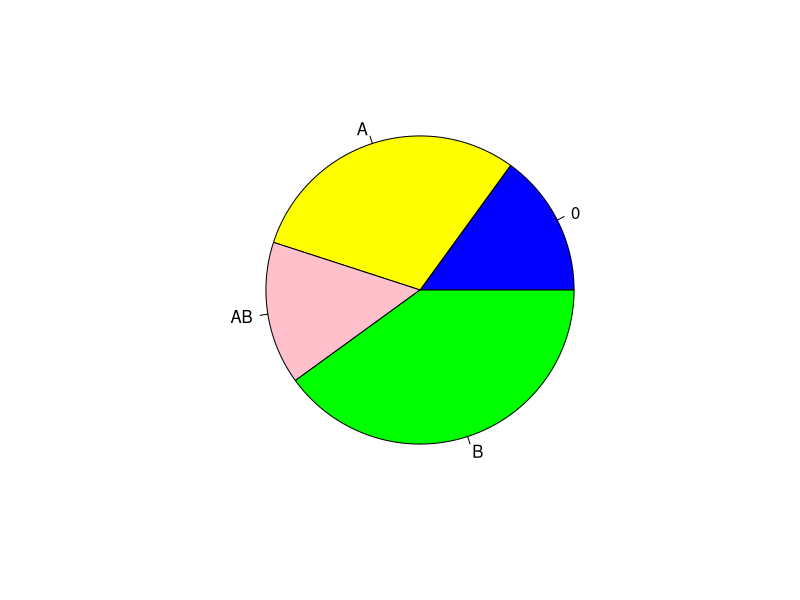
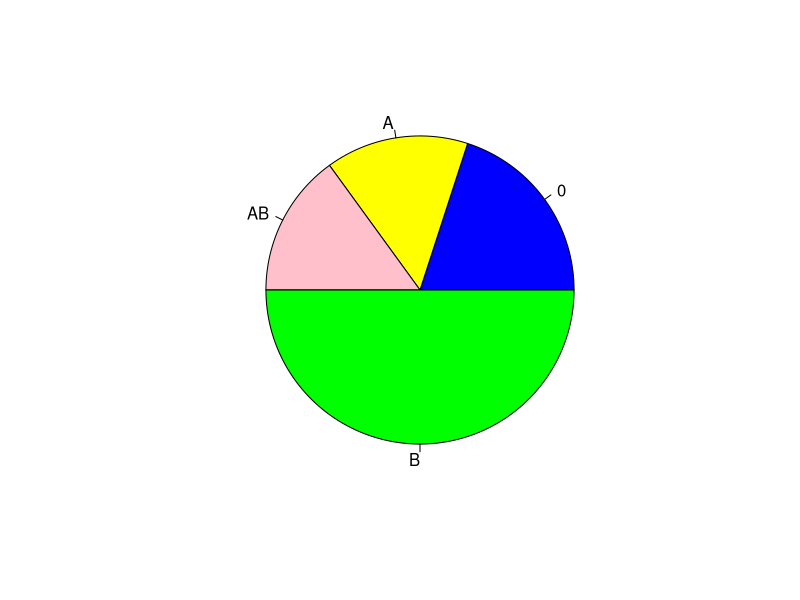
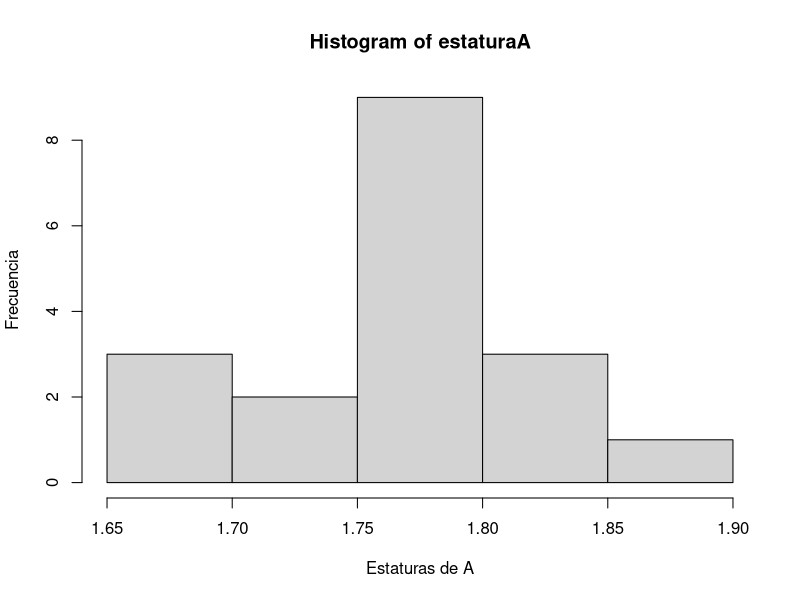
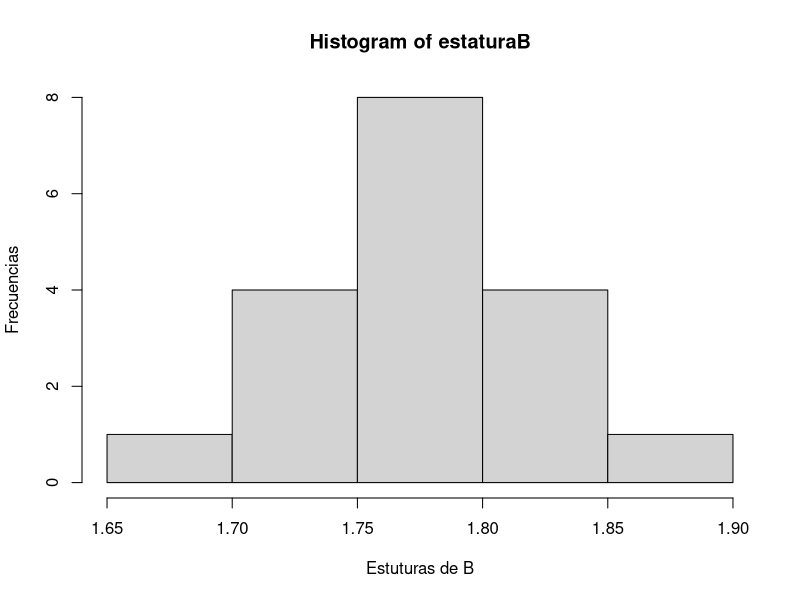
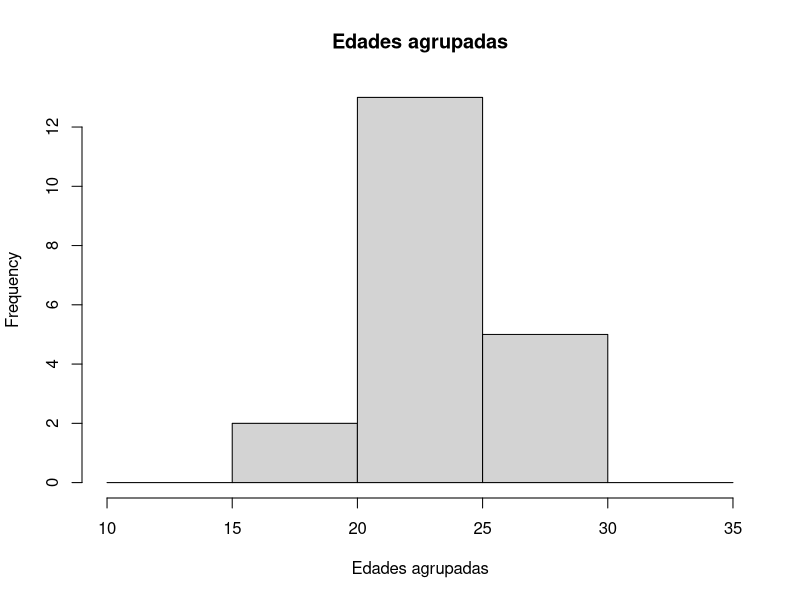

These charts were generated, in order, by the following R code: (Note: this script raises an error after producing the figures.)
setwd("D:/UAH/R/RPL_1")

grupoA = read.table("GrupoA.txt", header=TRUE)
grupoB = read.table("GrupoB.txt", header=TRUE)

sangreA = grupoA$Gr_Sang
sangreB = grupoB$Gr_Sang

pie(table(sangreA), col=c("blue", "yellow", "pink", "green"))
pie(table(sangreB), col=c("blue", "yellow", "pink", "green"))

estaturaA = grupoA$Estatura
estaturaB = grupoB$Estatura

hist(x=estaturaA, xlab="Estaturas de A", ylab="Frecuencia")
hist(x=estaturaB, xlab="Estuturas de B", ylab="Frecuencias")

estaturaA = na.omit(estaturaA)
nA = length(estaturaA)
numA = ceiling(0.4 * nA)
alturas_ordenadasA = sort(estaturaA)
alturas_pequenasA = alturas_ordenadasA[1:numA]
alturaMaxA = max(alturas_pequenasA)

estaturaB = na.omit(estaturaB)
nB = length(estaturaB)
numB = ceiling(0.3 * nB)
alturas_ordenadasB = sort(estaturaB, decreasing=TRUE)
alturas_grandesB = alturas_ordenadasB[1:numB]
alturaMinB = min(alturas_grandesB)

dtA = sd(estaturaA)
dtB = sd(estaturaB)

if(dtA > dtB) {
    cat("Las estaturas del grupo A son menos homogéneas\n")
}else {
    cat("Las estaturas del grupo B son menos homogéneas\n")
}

mediaA = mean(estaturaA)
mediaB = mean(estaturaB)

if(mediaA > mediaB) {
    cat("Las estaturas del grupo A son más grandes\n")
}else {
    cat("Las estaturas del grupo B son más grandes\n")
}

medianaA = median(estaturaA)
medianaB = median(estaturaB)

if(mediaA > mediaB) {
    cat("Las estaturas del grupo A presentan una mediana mayor\n")
}else {
    cat("Las estaturas del grupo B presentan una mediana mayor\n")
}

edadesA = grupoA$Edad
edadesB = grupoB$Edad

hist(edadesA, breaks=c(10, 15, 20, 25, 30, 35), main="Edades agrupadas", xlab="Edades agrupadas")
hist(edadesB, breaks=c(10, 15, 20, 25, 30, 35), main="Edades agrupadas", xlab="Edades agrupadas")
